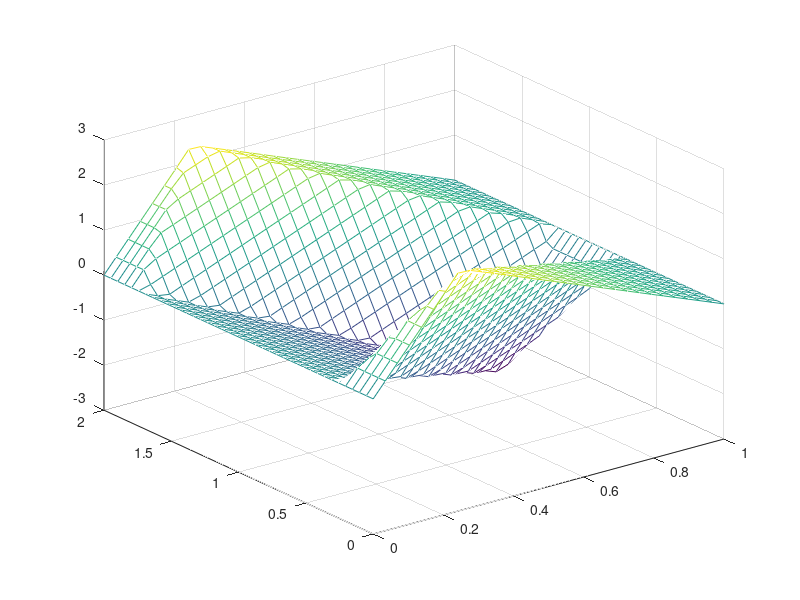

Write MATLAB code to recreate this figure.
% Problem 2.7 in the book
% Create a mesh for the function in the book

clear, clc, close all;
k = 1 : 50;
x = linspace(0,1,30);
y = linspace(0,2,40);
[ X Y K ] = meshgrid(x,y,k);
Z = sum( (32/(4*pi)) * sin(K*pi/4)./K.^2 .* sin(K .* X * pi) .* cos(K .* Y * pi), 3);
mesh(x,y,Z);